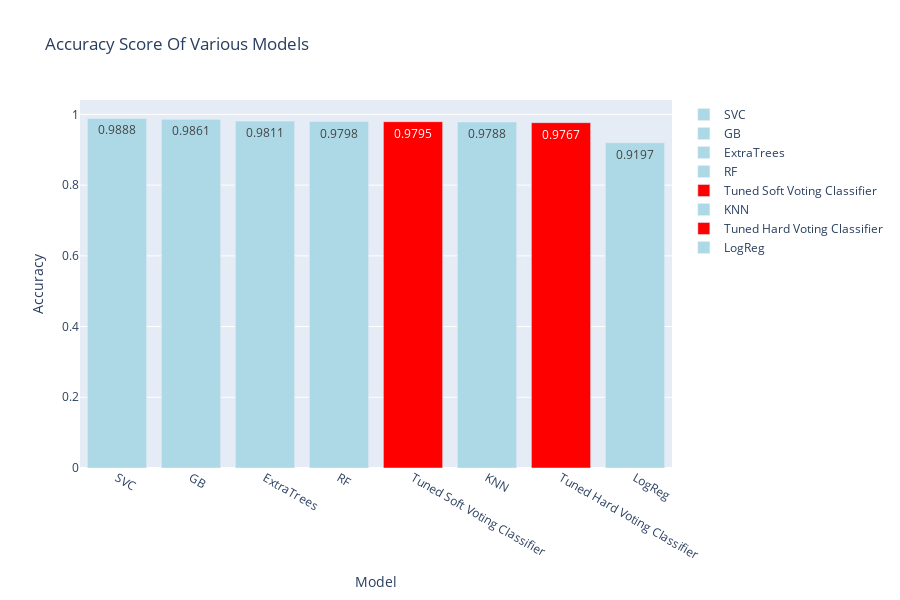

The cell this chart's notebook holds for it:
### Code cell
plot_performance_scores(performance_metric="Accuracy", title="Accuracy Score Of Various Models", xais_title="Model", yaxis_title="Accuracy", performance_scores=performance_scores)

### Figure 1 — Plotly figure (JSON) as saved in the notebook; plotly's stock layout.template omitted (floating-point values rounded to 4 significant figures)
{"data": [{"marker": {"color": "lightblue"}, "name": "SVC", "text": "0.9888", "type": "bar", "x": ["SVC"], "y": [0.9888]}, {"marker": {"color": "lightblue"}, "name": "GB", "text": "0.9861", "type": "bar", "x": ["GB"], "y": [0.9861]}, {"marker": {"color": "lightblue"}, "name": "ExtraTrees", "text": "0.9811", "type": "bar", "x": ["ExtraTrees"], "y": [0.9811]}, {"marker": {"color": "lightblue"}, "name": "RF", "text": "0.9798", "type": "bar", "x": ["RF"], "y": [0.9798]}, {"marker": {"color": "red"}, "name": "Tuned Soft Voting Classifier", "text": "0.9795", "type": "bar", "x": ["Tuned Soft Voting Classifier"], "y": [0.9795]}, {"marker": {"color": "lightblue"}, "name": "KNN", "text": "0.9788", "type": "bar", "x": ["KNN"], "y": [0.9788]}, {"marker": {"color": "red"}, "name": "Tuned Hard Voting Classifier", "text": "0.9767", "type": "bar", "x": ["Tuned Hard Voting Classifier"], "y": [0.9767]}, {"marker": {"color": "lightblue"}, "name": "LogReg", "text": "0.9197", "type": "bar", "x": ["LogReg"], "y": [0.9197]}], "layout": {"height": 600, "title": {"text": "Accuracy Score Of Various Models"}, "xaxis": {"tickangle": 30, "title": {"text": "Model"}}, "yaxis": {"title": {"text": "Accuracy"}}}}
